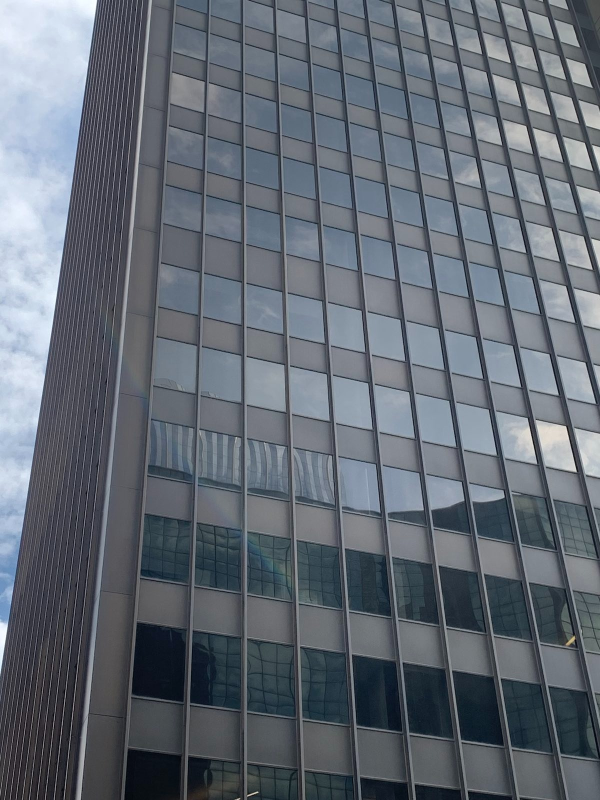
#> input picture HW2/img-stitch/dt-left.jpeg, 1200 x 1600 px (shown at 1/2 size)
$ jupyter execute --allow-errors img-stitch.ipynb
#> lines starting #> are read from the running program, lines starting #| are printed output that depends on the picture
[cell 1]
from random import randrange
import matplotlib.pyplot as plt
import numpy as np
import cv2
figsize = (10, 10)

[cell 2]
#load left and right images
rgb_l = cv2.cvtColor(cv2.imread("dt-left.jpeg"), cv2.COLOR_BGR2RGB)
gray_l = cv2.cvtColor(rgb_l, cv2.COLOR_RGB2GRAY)
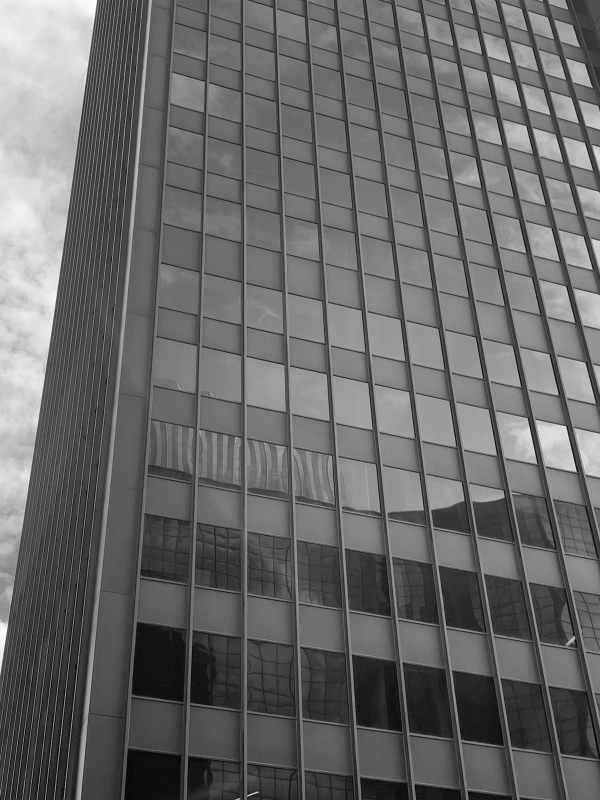
#> gray_l: shape (1600, 1200) (shown at 1/2 size); min 0, max 254, mean 105.1
rgb_r = cv2.cvtColor(cv2.imread("dt-right.jpeg"), cv2.COLOR_BGR2RGB)
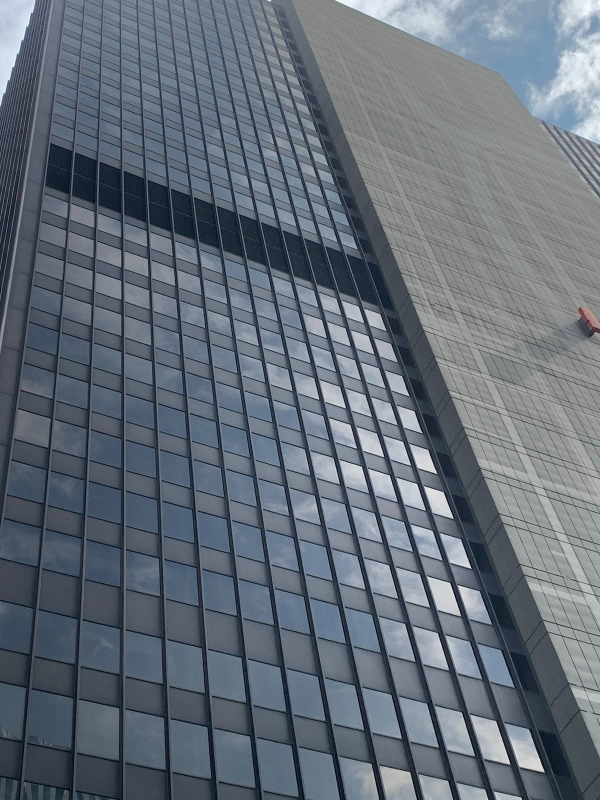
#> input picture HW2/img-stitch/dt-right.jpeg, 1200 x 1600 px (shown at 1/2 size)
gray_r = cv2.cvtColor(rgb_r, cv2.COLOR_RGB2GRAY)
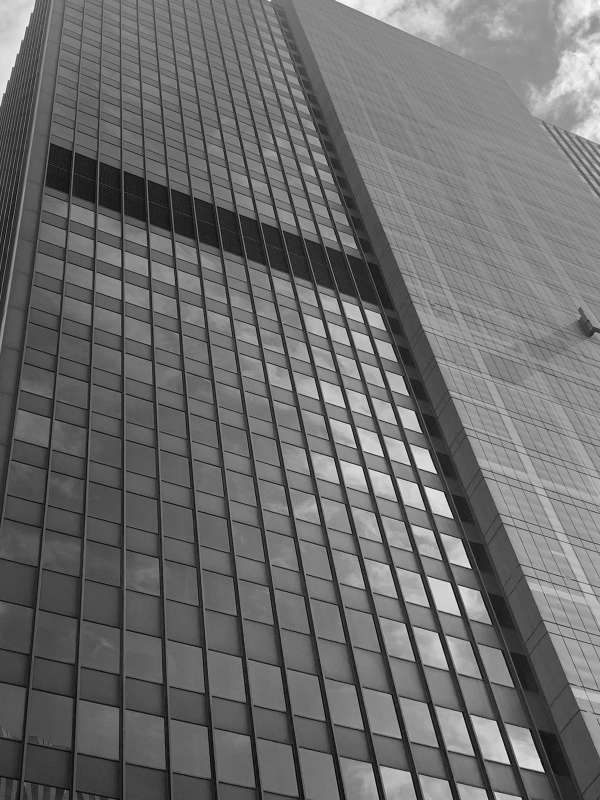
#> gray_r: shape (1600, 1200) (shown at 1/2 size); min 0, max 252, mean 108.6

## SIFT feature detection and description

[cell 3]
# use orb if sift is not installed
feature_extractor = cv2.SIFT_create()

# find the keypoints and descriptors with chosen feature_extractor
kp_l, desc_l = feature_extractor.detectAndCompute(gray_l, None)
#> kp_l = 4511 keypoints; strongest (x, y, size): (514, 1584, 2.5), (479, 1597, 1.8), (1151, 942, 3.5), (1019, 124, 2.2)
kp_r, desc_r = feature_extractor.detectAndCompute(gray_r, None)
#> kp_r = 6544 keypoints; strongest (x, y, size): (941, 1135, 2.5), (843, 865, 2), (712, 895, 2.5), (905, 1036, 2.1)

test = cv2.drawKeypoints(rgb_l, kp_l, None, flags=cv2.DRAW_MATCHES_FLAGS_DRAW_RICH_KEYPOINTS)

plt.figure(figsize=figsize)
plt.imshow(test)
plt.title("keypoints")
plt.show()

[cell 4]
test = cv2.drawKeypoints(rgb_r, kp_r, None, flags=cv2.DRAW_MATCHES_FLAGS_DRAW_RICH_KEYPOINTS)
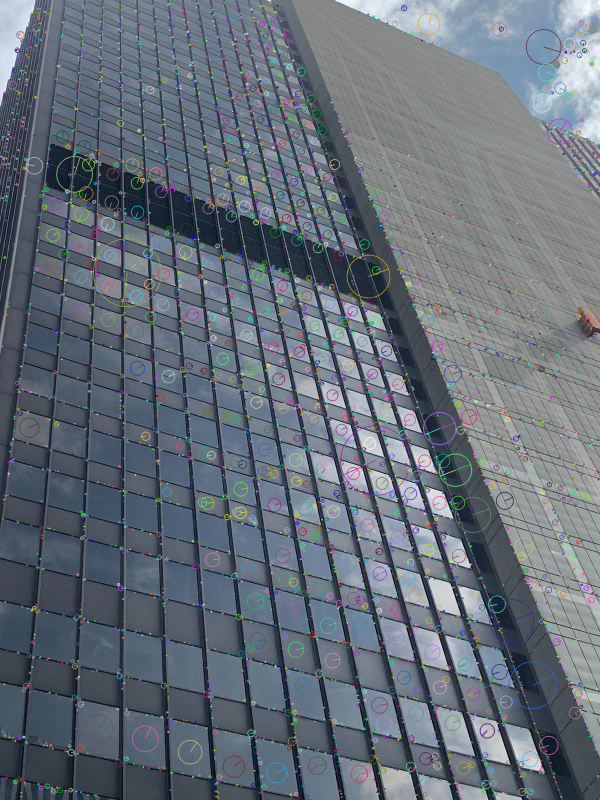
#> test: shape (1600, 1200, 3) (shown at 1/2 size); mean R, G, B 102.1, 111.2, 121.1

plt.figure(figsize=figsize)
plt.imshow(test)
plt.title("keypoints")
plt.show()

## obtain matches between keypoints extracted from left, right images using their descriptors

[cell 5]
bf = cv2.BFMatcher()
matches = bf.knnMatch(desc_l, desc_r, k=2)
#> matches = 4511 matches

# Apply ratio test
good_and_second_good_match_list = []
for m,n in matches:
    if m.distance < 0.5*n.distance:
        good_and_second_good_match_list.append([m,n])
#> after the loop, good_and_second_good_match_list = 10 matches
good_match_arr = np.asarray(good_and_second_good_match_list)[:,0]

# show only 30 matches
im_matches = cv2.drawMatchesKnn(rgb_l, kp_l, rgb_r, kp_r,
                                good_and_second_good_match_list[0:30], None, flags=cv2.DrawMatchesFlags_NOT_DRAW_SINGLE_POINTS)
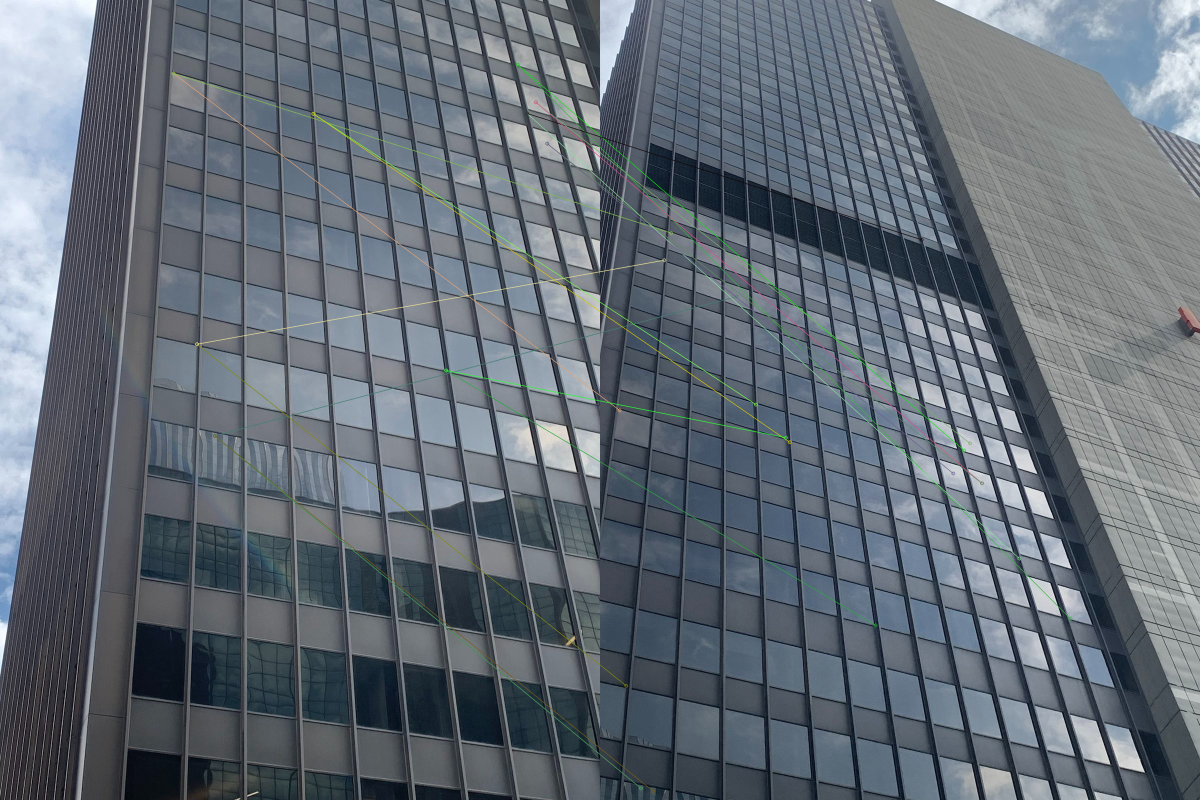
#> im_matches: shape (1600, 2400, 3) (shown at 1/2 size); mean R, G, B 99.9, 108.6, 118

plt.figure(figsize=(20, 20))
plt.imshow(im_matches)
plt.title("keypoints matches")
plt.show()

## find homography between images

[cell 6]
# extract the good/top matched keypoints in left image from good_match_arr using queryidx
good_kp_l = np.array([kp_l[m.queryIdx].pt for m in good_match_arr])
#> good_kp_l = [[346.4, 146.5], [393.5, 688], [428.9, 871.3], [428.9, 871.3], [626.2, 227.1], [891.8, 740.4], [1035, 129], [1053.6, 226.3], [1071.2, 204], [1094, 286.9]]

# extract the good/top matched keypoints in right image from good_match_arr using trainidx
good_kp_r = np.array([kp_r[m.trainIdx].pt for m in good_match_arr])
#> good_kp_r = [[38.53, 820.1], [51.99, 1371.2], [81.36, 1576.1], [81.36, 1576.1], [311.5, 808.6], [550.5, 1250.3], [727.9, 900.4], [838.2, 1116.5], [739.7, 886.3], [763.6, 966.3]]

[cell 7]
# calculate homography using the matches.

H = np.eye(3,3)

print(H)

## overlay images

[cell 8]
# step 1: warp the right image using H or alternatively left image using inverse(H) with output width as sum of widths of the images
rgb_r_warped = cv2.warpPerspective(rgb_r, H, ( 1200+1200, rgb_l.shape[0]))
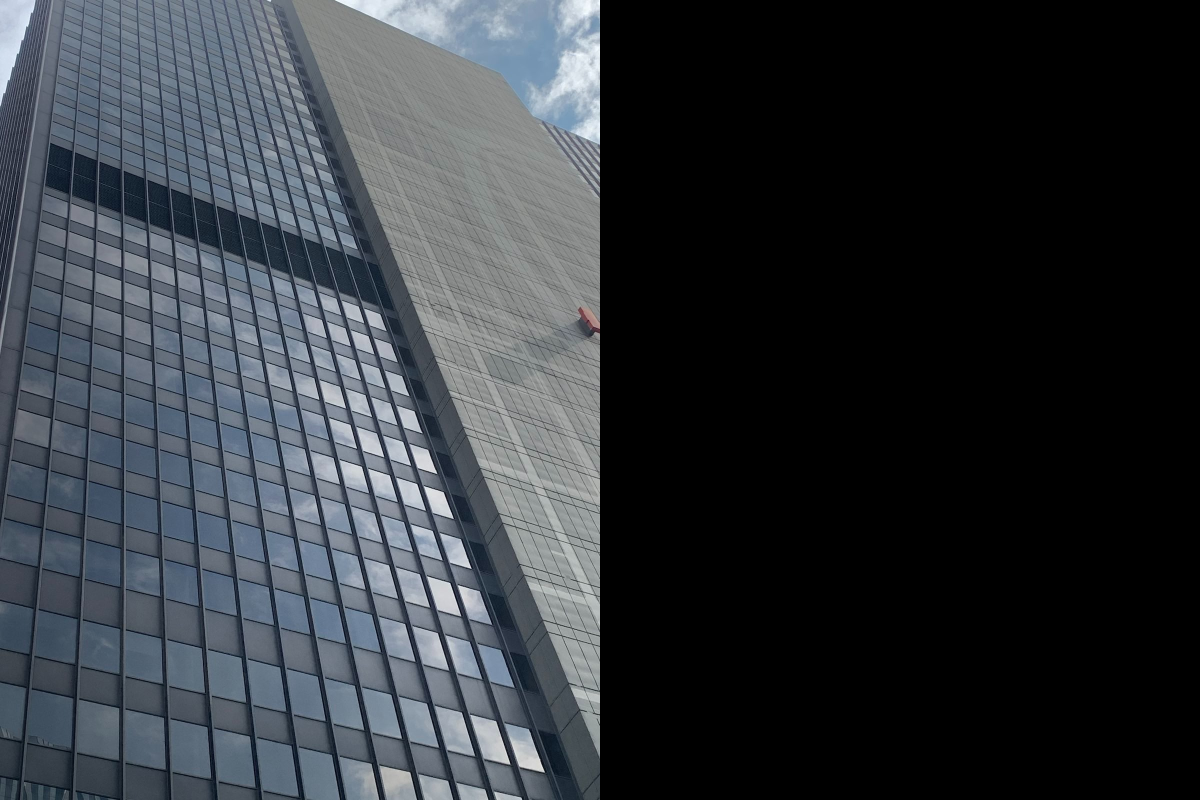
#> rgb_r_warped: shape (1600, 2400, 3) (shown at 1/2 size); mean R, G, B 50.4, 55.1, 60.4


# step 2: place the left image in the left half of the output warp in the above output after step 1
rgb_r_warped[0:rgb_l.shape[0], 0:rgb_l.shape[1]] = rgb_l
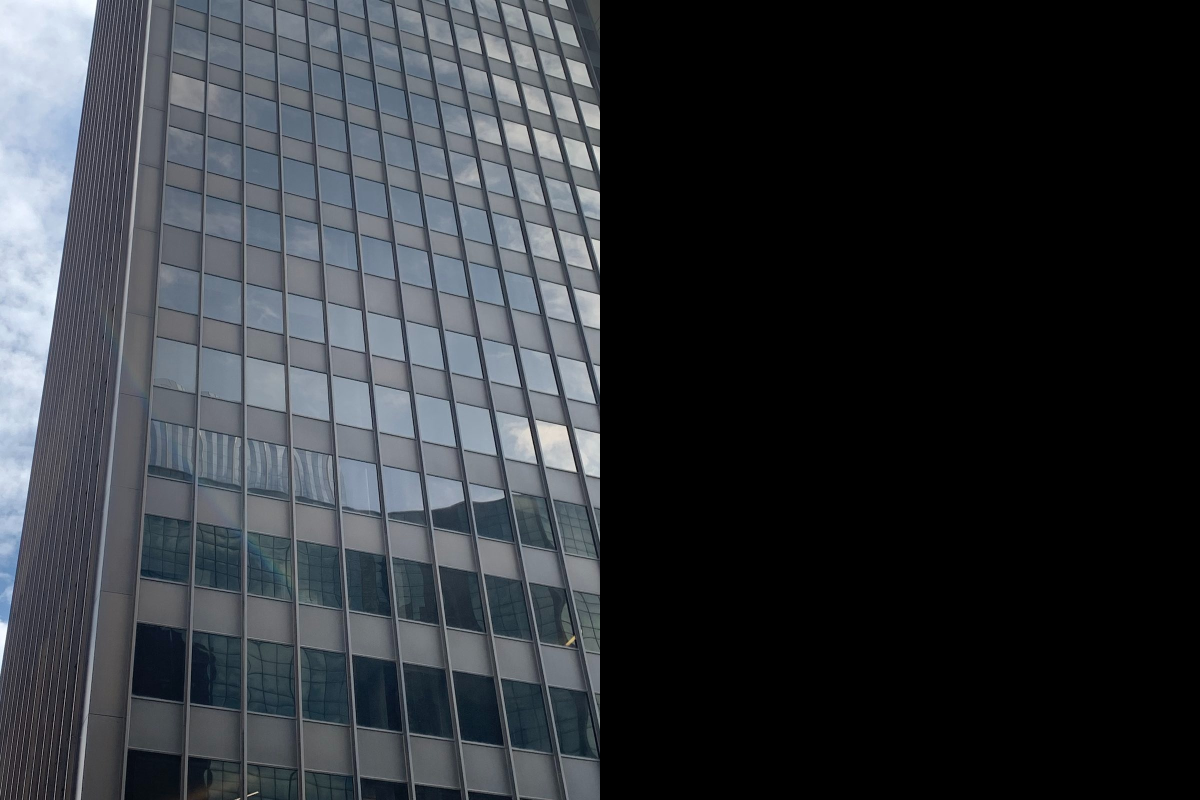
#> rgb_r_warped: shape (1600, 2400, 3) (shown at 1/2 size); mean R, G, B 49.4, 53.1, 57.9

plt.figure(figsize=figsize)
plt.imshow(rgb_r_warped)
plt.title("naive warping")
plt.show()

[cell 9]
def full_warpTwoImages(img1, img2, H):
    '''warp img2 to img1 with homograph H
    '''
    h1, w1 = img1.shape[:2]
#> h1 = 1600; w1 = 1200
    h2, w2 = img2.shape[:2]
#> h2 = 1600; w2 = 1200

    # corners of the images
    pts1 = np.float32([[0, 0], [0, h1], [w1, h1], [w1, 0]]).reshape(-1, 1, 2)
    pts2 = np.float32([[0, 0], [0, h2], [w2, h2], [w2, 0]]).reshape(-1, 1, 2)

    # find the corners of img2 after transforming them with H
    pts2_ = pts2

    # step 0: find the translation required from the 8 corners i.e., pts1 and pts2_

    Ht = np.eye(3,3)  # translation for final perspective transform


    # step 1: warp img2 using composition of H and translation found in step 0 and output size as the total size
    result = cv2.warpPerspective(img2, Ht@H, (100, 100))
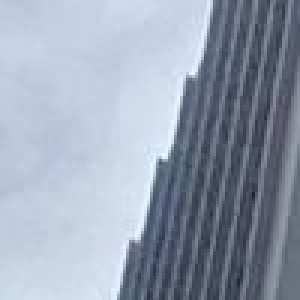
#> result: shape (100, 100, 3) (shown 3 times larger); mean R, G, B 150.4, 160.4, 178

    # step 2: place img1 in result using the translations in step 0
    result[0:h1, 0:w1] = img1


    return result


#> (the rest of this cell did not finish here and is left out)
